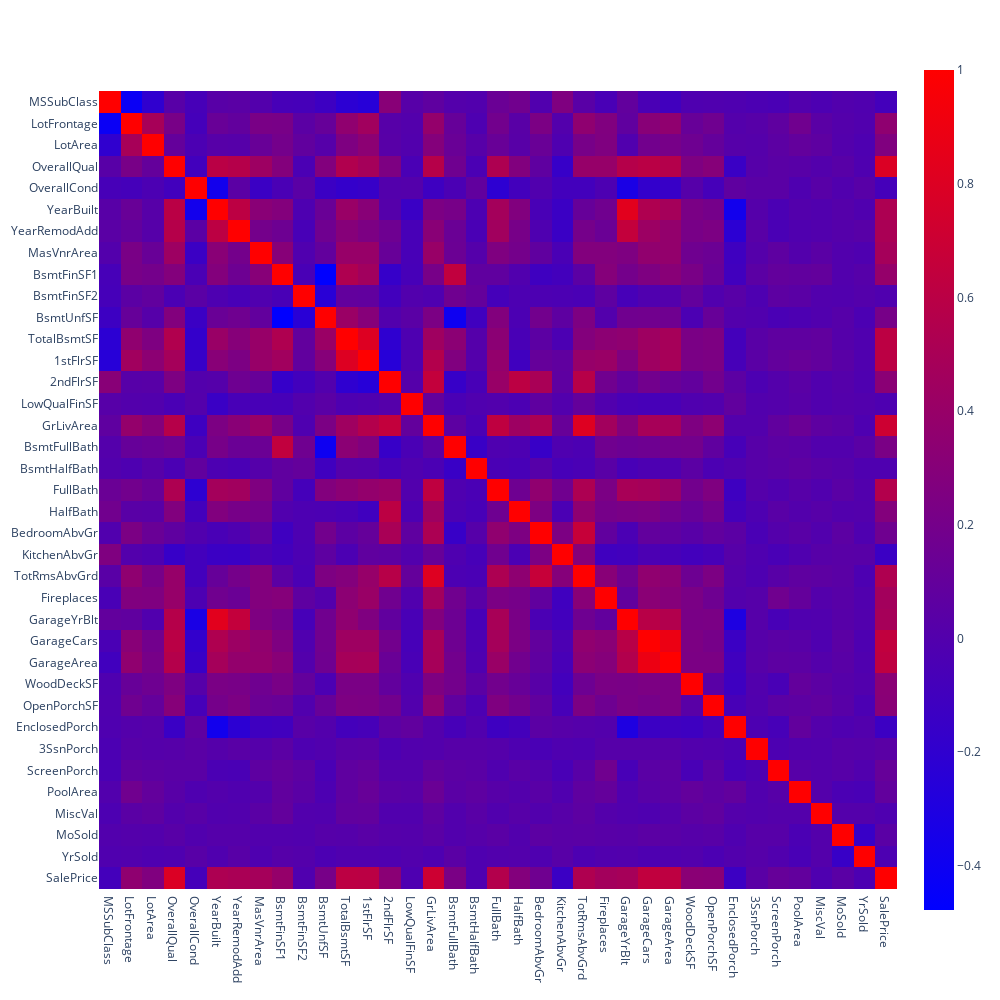

Notebook code for this chart:
### Markdown cell above
<a id='1.1'> </a>

## 1.1 Numeric columns

### Code cell
px.imshow(df.corr(), color_continuous_scale=cm, width=1000, height=1000)

### Figure 1 — Plotly figure (JSON) as saved in the notebook; plotly's stock layout.template omitted (floating-point values rounded to 4 significant figures; data arrays with more than 128 entries replaced by an {"elided": "..."} marker saying what was removed)
{"data": [{"coloraxis": "coloraxis", "hovertemplate": "x: %{x}<br>y: %{y}<br>color: %{z}<extra></extra>", "name": "0", "type": "heatmap", "x": ["MSSubClass", "LotFrontage", "LotArea", "OverallQual", "OverallCond", "YearBuilt", "YearRemodAdd", "MasVnrArea", "BsmtFinSF1", "BsmtFinSF2", "BsmtUnfSF", "TotalBsmtSF", "1stFlrSF", "2ndFlrSF", "LowQualFinSF", "GrLivArea", "BsmtFullBath", "BsmtHalfBath", "FullBath", "HalfBath", "BedroomAbvGr", "KitchenAbvGr", "TotRmsAbvGrd", "Fireplaces", "GarageYrBlt", "GarageCars", "GarageArea", "WoodDeckSF", "OpenPorchSF", "EnclosedPorch", "3SsnPorch", "ScreenPorch", "PoolArea", "MiscVal", "MoSold", "YrSold", "SalePrice"], "xaxis": "x", "y": ["MSSubClass", "LotFrontage", "LotArea", "OverallQual", "OverallCond", "YearBuilt", "YearRemodAdd", "MasVnrArea", "BsmtFinSF1", "BsmtFinSF2", "BsmtUnfSF", "TotalBsmtSF", "1stFlrSF", "2ndFlrSF", "LowQualFinSF", "GrLivArea", "BsmtFullBath", "BsmtHalfBath", "FullBath", "HalfBath", "BedroomAbvGr", "KitchenAbvGr", "TotRmsAbvGrd", "Fireplaces", "GarageYrBlt", "GarageCars", "GarageArea", "WoodDeckSF", "OpenPorchSF", "EnclosedPorch", "3SsnPorch", "ScreenPorch", "PoolArea", "MiscVal", "MoSold", "YrSold", "SalePrice"], "yaxis": "y", "z": {"elided": "37x37 float values"}}], "layout": {"coloraxis": {"colorscale": [[0, "rgb(0,0,255)"], [1, "rgb(255,0,0)"]]}, "height": 1000, "margin": {"t": 60}, "width": 1000, "xaxis": {"anchor": "y", "constrain": "domain", "domain": [0, 1], "scaleanchor": "y"}, "yaxis": {"anchor": "x", "autorange": "reversed", "constrain": "domain", "domain": [0, 1]}}}
